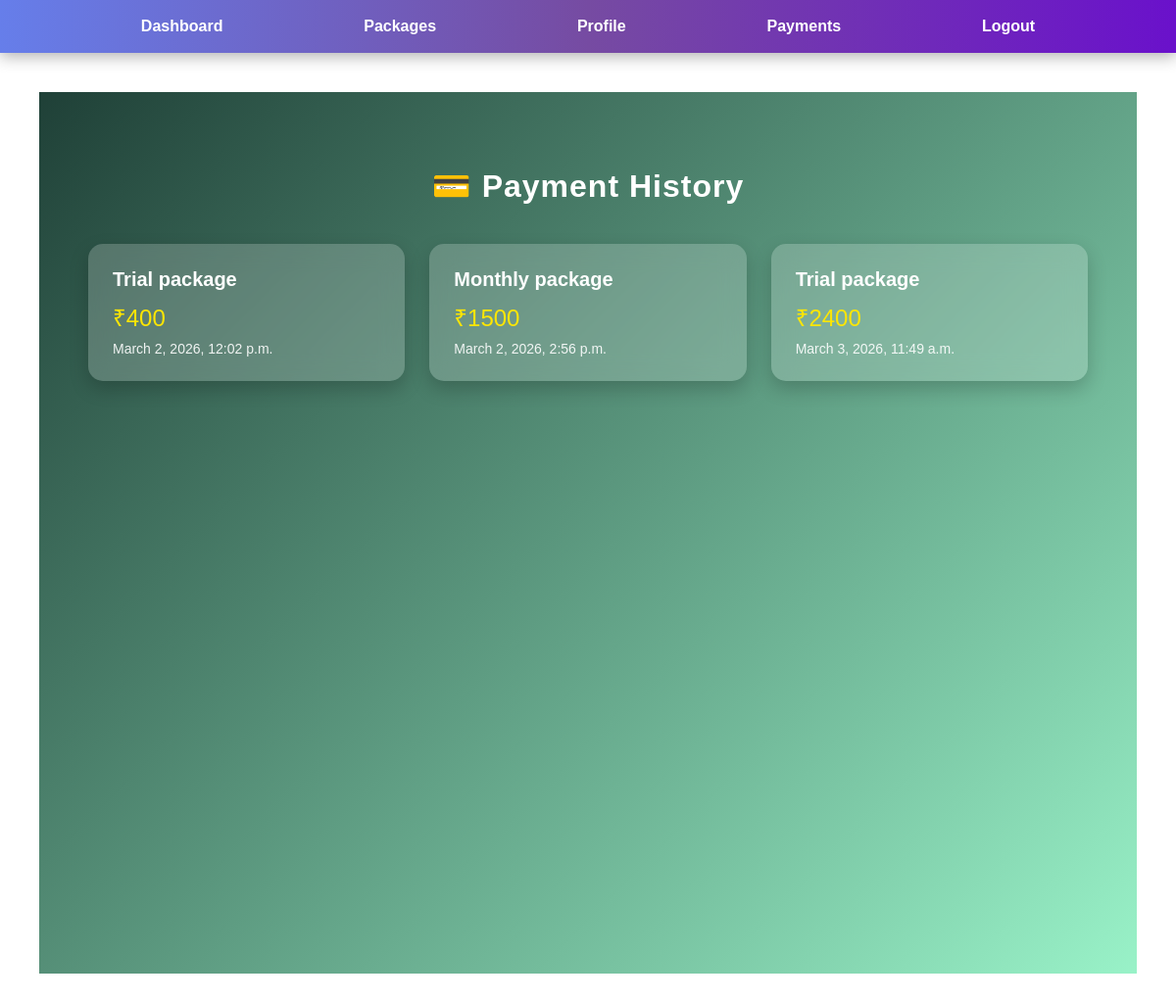
/payments/ (signed in), run on the app's committed database.
### packages/models.py (models this page shows, shortened)
class Payment(models.Model):
    user = models.ForeignKey(User, on_delete=models.CASCADE)
    package = models.ForeignKey(Package, on_delete=models.CASCADE)
    trainer = models.ForeignKey(
        Trainer,
        on_delete=models.SET_NULL,
        null=True,
        blank=True
    )
    amount = models.IntegerField()
    payment_date = models.DateTimeField(auto_now_add=True)
    status = models.CharField(max_length=20, default="Paid")

class Package(models.Model):
    name = models.CharField(max_length=100)
    price = models.IntegerField()
    duration = models.IntegerField()

### accounts/views.py (the view)
# urls.py: path('payments/', views.payment_history, name="payments"),
def payment_history(request):
    payments = Payment.objects.filter(
        user=request.user
    )
    return render(
        request,
        "payment_history.html",
        {"payments": payments}
    )

### templates/payment_history.html (shortened to what this page needs)
{% extends 'base.html' %}
{% block content %}
<div class="payments-section">
<h2 class="payments-title">💳 Payment History</h2>
<div class="payments-grid">
{% for p in payments %}
<div class="payment-card">
    <div class="package">{{p.package.name}}</div>
    <div class="amount">₹{{p.amount}}</div>
    <div class="date">{{p.payment_date}}</div>
</div>
{% empty %}
<p style="color:white; text-align:center;">No payments yet.</p>
{% endfor %}
</div>
</div>
{% endblock %}

### templates/base.html (style rules this page uses)
body { margin: 0; font-family: Arial, sans-serif; }

### templates/payment_history.html (style rules this page uses)
.payments-section { min-height: 100vh; padding: 50px; background: linear-gradient(135deg, #1f4037, #99f2c8); font-family: Arial, sans-serif; }
.payments-title { text-align: center; font-size: 32px; color: white; margin-bottom: 40px; letter-spacing: 1px; }
.payments-grid { display: grid; grid-template-columns: repeat(auto-fit, minmax(280px, 1fr)); gap: 25px; }
.payment-card { background: rgba(255, 255, 255, 0.2); backdrop-filter: blur(12px); border-radius: 15px; padding: 25px; color: white; box-shadow: 0 8px 20px rgba(0,0,0,0.2); transition: all 0.3s ease; animation: fadeUp 0.6s ease forwards; }
.package { font-size: 20px; font-weight: bold; margin-bottom: 10px; }
.amount { font-size: 24px; color: #ffe600; margin-bottom: 8px; }
.date { font-size: 14px; opacity: 0.9; }

### data on the page
Payment: package.name "Trial package", amount "400", payment_date "March 2, 2026, 12:02 p.m."
Payment: package.name "Monthly package", amount "1500", payment_date "March 2, 2026, 2:56 p.m."
Payment: package.name "Trial package", amount "2400", payment_date "March 3, 2026, 11:49 a.m."
